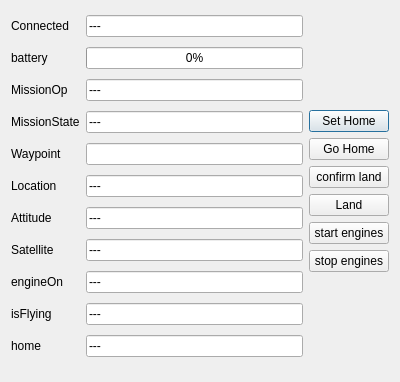
<?xml version="1.0" encoding="UTF-8"?>
<ui version="4.0">
 <class>DroneDialog</class>
 <widget class="QDialog" name="DroneDialog">
  <property name="geometry">
   <rect>
    <x>0</x>
    <y>0</y>
    <width>400</width>
    <height>382</height>
   </rect>
  </property>
  <property name="windowTitle">
   <string>Dialog</string>
  </property>
  <layout class="QHBoxLayout" name="horizontalLayout">
   <item>
    <layout class="QGridLayout" name="gridLayout">
     <item row="6" column="0">
      <widget class="QLabel" name="label_11">
       <property name="text">
        <string>Waypoint</string>
       </property>
      </widget>
     </item>
     <item row="8" column="0">
      <widget class="QLabel" name="label_8">
       <property name="text">
        <string>Attitude</string>
       </property>
      </widget>
     </item>
     <item row="10" column="1">
      <widget class="QLineEdit" name="lineEdit_enginesOne">
       <property name="text">
        <string>---</string>
       </property>
       <property name="readOnly">
        <bool>true</bool>
       </property>
      </widget>
     </item>
     <item row="7" column="1">
      <widget class="QLineEdit" name="lineEdit_location">
       <property name="text">
        <string>---</string>
       </property>
      </widget>
     </item>
     <item row="12" column="0">
      <widget class="QLabel" name="label_5">
       <property name="text">
        <string>home</string>
       </property>
      </widget>
     </item>
     <item row="3" column="0">
      <widget class="QLabel" name="label_6">
       <property name="text">
        <string>MissionOp</string>
       </property>
      </widget>
     </item>
     <item row="11" column="1">
      <widget class="QLineEdit" name="lineEdit_isFlying">
       <property name="text">
        <string>---</string>
       </property>
       <property name="readOnly">
        <bool>true</bool>
       </property>
      </widget>
     </item>
     <item row="0" column="0">
      <widget class="QLabel" name="label">
       <property name="text">
        <string>Connected</string>
       </property>
      </widget>
     </item>
     <item row="1" column="0">
      <widget class="QLabel" name="label_2">
       <property name="text">
        <string>battery</string>
       </property>
      </widget>
     </item>
     <item row="9" column="1">
      <widget class="QLineEdit" name="lineEdit_satellite">
       <property name="text">
        <string>---</string>
       </property>
      </widget>
     </item>
     <item row="1" column="1">
      <widget class="QProgressBar" name="progressBar_battery">
       <property name="value">
        <number>0</number>
       </property>
      </widget>
     </item>
     <item row="12" column="1">
      <widget class="QLineEdit" name="lineEdit_home">
       <property name="text">
        <string>---</string>
       </property>
       <property name="readOnly">
        <bool>true</bool>
       </property>
      </widget>
     </item>
     <item row="0" column="1">
      <widget class="QLineEdit" name="lineEdit_drone">
       <property name="text">
        <string>---</string>
       </property>
       <property name="readOnly">
        <bool>true</bool>
       </property>
      </widget>
     </item>
     <item row="9" column="0">
      <widget class="QLabel" name="label_9">
       <property name="text">
        <string>Satellite</string>
       </property>
      </widget>
     </item>
     <item row="8" column="1">
      <widget class="QLineEdit" name="lineEdit_attitude">
       <property name="text">
        <string>---</string>
       </property>
      </widget>
     </item>
     <item row="11" column="0">
      <widget class="QLabel" name="label_4">
       <property name="text">
        <string>isFlying</string>
       </property>
      </widget>
     </item>
     <item row="7" column="0">
      <widget class="QLabel" name="label_7">
       <property name="text">
        <string>Location</string>
       </property>
      </widget>
     </item>
     <item row="10" column="0">
      <widget class="QLabel" name="label_3">
       <property name="text">
        <string>engineOn</string>
       </property>
      </widget>
     </item>
     <item row="4" column="0">
      <widget class="QLabel" name="label_10">
       <property name="text">
        <string>MissionState</string>
       </property>
      </widget>
     </item>
     <item row="6" column="1">
      <widget class="QLineEdit" name="lineEdit_waypoint"/>
     </item>
     <item row="3" column="1">
      <widget class="QLineEdit" name="lineEdit_missionOp">
       <property name="text">
        <string>---</string>
       </property>
       <property name="readOnly">
        <bool>true</bool>
       </property>
      </widget>
     </item>
     <item row="4" column="1">
      <widget class="QLineEdit" name="lineEdit_missionState">
       <property name="text">
        <string>---</string>
       </property>
      </widget>
     </item>
    </layout>
   </item>
   <item>
    <layout class="QVBoxLayout" name="verticalLayout">
     <item>
      <spacer name="verticalSpacer_2">
       <property name="orientation">
        <enum>Qt::Vertical</enum>
       </property>
       <property name="sizeHint" stdset="0">
        <size>
         <width>20</width>
         <height>40</height>
        </size>
       </property>
      </spacer>
     </item>
     <item>
      <widget class="QPushButton" name="pushButton_setHome">
       <property name="text">
        <string>Set Home</string>
       </property>
      </widget>
     </item>
     <item>
      <widget class="QPushButton" name="pushButton_goHome">
       <property name="text">
        <string>Go Home</string>
       </property>
      </widget>
     </item>
     <item>
      <widget class="QPushButton" name="pushButton_confirmland">
       <property name="text">
        <string>confirm land</string>
       </property>
      </widget>
     </item>
     <item>
      <widget class="QPushButton" name="pushButton_land">
       <property name="text">
        <string>Land</string>
       </property>
      </widget>
     </item>
     <item>
      <widget class="QPushButton" name="pushButton_startEngines">
       <property name="text">
        <string>start engines</string>
       </property>
      </widget>
     </item>
     <item>
      <widget class="QPushButton" name="pushButton_stopEngines">
       <property name="text">
        <string>stop engines</string>
       </property>
      </widget>
     </item>
     <item>
      <spacer name="verticalSpacer">
       <property name="orientation">
        <enum>Qt::Vertical</enum>
       </property>
       <property name="sizeHint" stdset="0">
        <size>
         <width>20</width>
         <height>40</height>
        </size>
       </property>
      </spacer>
     </item>
    </layout>
   </item>
  </layout>
 </widget>
 <resources/>
 <connections/>
</ui>
